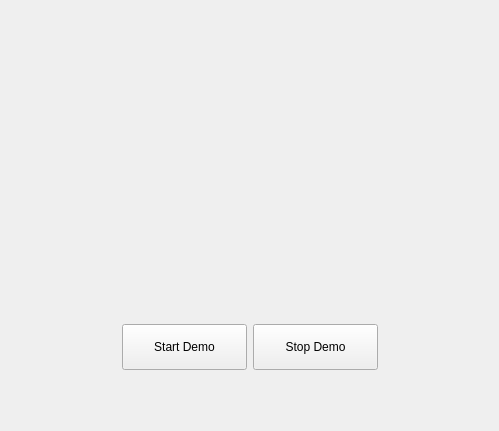
<?xml version="1.0" encoding="UTF-8"?>
<ui version="4.0">
 <class>SqueezeWidget</class>
 <widget class="QWidget" name="SqueezeWidget">
  <property name="geometry">
   <rect>
    <x>0</x>
    <y>0</y>
    <width>499</width>
    <height>431</height>
   </rect>
  </property>
  <property name="windowTitle">
   <string>CasparCG Demo</string>
  </property>
  <layout class="QVBoxLayout" name="verticalLayout_2">
   <item>
    <layout class="QGridLayout" name="gridLayout">
     <item row="0" column="1">
      <spacer name="verticalSpacerTop">
       <property name="orientation">
        <enum>Qt::Vertical</enum>
       </property>
       <property name="sizeHint" stdset="0">
        <size>
         <width>20</width>
         <height>40</height>
        </size>
       </property>
      </spacer>
     </item>
     <item row="1" column="0">
      <spacer name="horizontalSpacerLeft">
       <property name="orientation">
        <enum>Qt::Horizontal</enum>
       </property>
       <property name="sizeHint" stdset="0">
        <size>
         <width>40</width>
         <height>20</height>
        </size>
       </property>
      </spacer>
     </item>
     <item row="1" column="2">
      <spacer name="horizontalSpacerRight">
       <property name="orientation">
        <enum>Qt::Horizontal</enum>
       </property>
       <property name="sizeHint" stdset="0">
        <size>
         <width>40</width>
         <height>20</height>
        </size>
       </property>
      </spacer>
     </item>
     <item row="2" column="1">
      <spacer name="verticalSpacerBottom">
       <property name="orientation">
        <enum>Qt::Vertical</enum>
       </property>
       <property name="sizeHint" stdset="0">
        <size>
         <width>20</width>
         <height>40</height>
        </size>
       </property>
      </spacer>
     </item>
     <item row="1" column="1">
      <layout class="QVBoxLayout" name="verticalLayout">
       <item>
        <widget class="QLabel" name="labelPicture">
         <property name="minimumSize">
          <size>
           <width>256</width>
           <height>256</height>
          </size>
         </property>
         <property name="text">
          <string/>
         </property>
         <property name="pixmap">
          <pixmap resource="Resource.qrc">:/Graphics/Images/Picture.png</pixmap>
         </property>
         <property name="scaledContents">
          <bool>true</bool>
         </property>
         <property name="alignment">
          <set>Qt::AlignCenter</set>
         </property>
        </widget>
       </item>
       <item>
        <layout class="QHBoxLayout" name="horizontalLayout_2">
         <item>
          <widget class="QPushButton" name="pushButtonStartDemo">
           <property name="minimumSize">
            <size>
             <width>0</width>
             <height>46</height>
            </size>
           </property>
           <property name="text">
            <string>Start Demo</string>
           </property>
          </widget>
         </item>
         <item>
          <widget class="QPushButton" name="pushButtonStopDemo">
           <property name="minimumSize">
            <size>
             <width>0</width>
             <height>46</height>
            </size>
           </property>
           <property name="text">
            <string>Stop Demo</string>
           </property>
          </widget>
         </item>
        </layout>
       </item>
      </layout>
     </item>
    </layout>
   </item>
  </layout>
  <action name="actionExit">
   <property name="text">
    <string>Exit</string>
   </property>
  </action>
  <action name="actionSettings">
   <property name="text">
    <string>Settings</string>
   </property>
  </action>
 </widget>
 <resources>
  <include location="Resource.qrc"/>
 </resources>
 <connections/>
 <slots>
  <slot>startDemo()</slot>
 </slots>
</ui>
